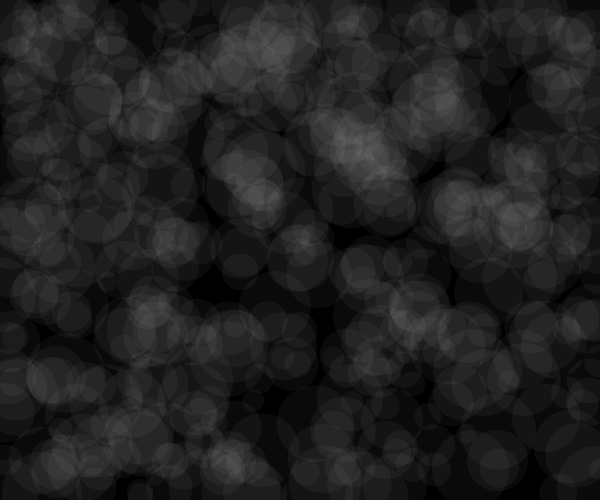
Frame 1 (no input)
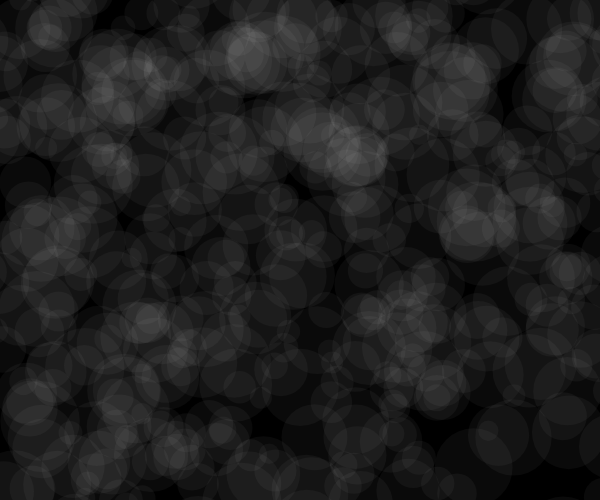
Frame 60 (no input)
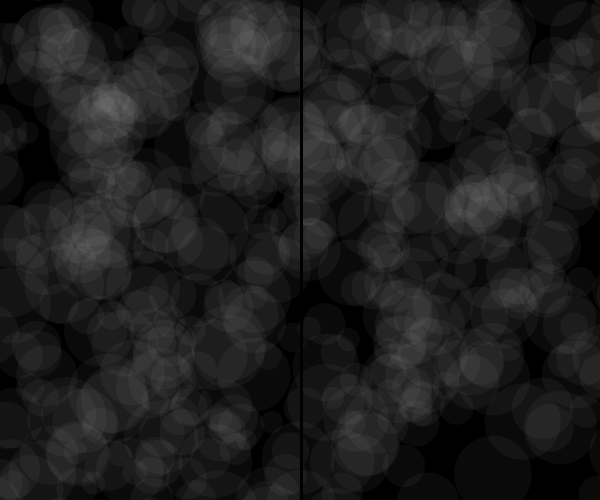
Frame 120 (the mouse pressed at the canvas centre since frame 60)

The p5.js sketch that drew these frames (run headless with seeded random() and noise() and a simulated clock; from frame 60 on, the mouse is pressed at the canvas centre):

// p5.js sketch
// ── sketch.js
//https://github.com/techiespace/100-cool-projects-with-p5.js
//https://editor.p5js.org/techiespace/sketches/DL6Z-Tnh

let bubbles = [];
let wiperCanvas;

function setup() {
  createCanvas(600, 500);
  wiperCanvas = createGraphics(600,500);
  wiperCanvas.clear();  
  for(let i = 0; i < 500; i++){
    let x = random(width);
    let y = random(height);
    let r = random(10,40);
    bubbles[i] = new Bubble(x,y,r);
  }
}

function draw() {
  
  background(0);
  for(let bubble of bubbles){
    bubble.move();
    bubble.show();
  }
  image(wiperCanvas,0,0);
  if(mouseIsPressed){
    wiperCanvas.fill(0);
    wiperCanvas.noStroke();
    wiperCanvas.rect(mouseX,0,3,height);
  }
}

function mouseOver(){
}

class Bubble{
  constructor(x,y,r){
    this.x = x;
    this.y = y;
    this.r = r;
  }
  
  move(){
    this.x += random(-5,5);
    this.y += random(-5,5);
  }
  show(){
    noStroke();
    fill(255,10);
    ellipse(this.x,this.y,this.r * 2);
  }
}
